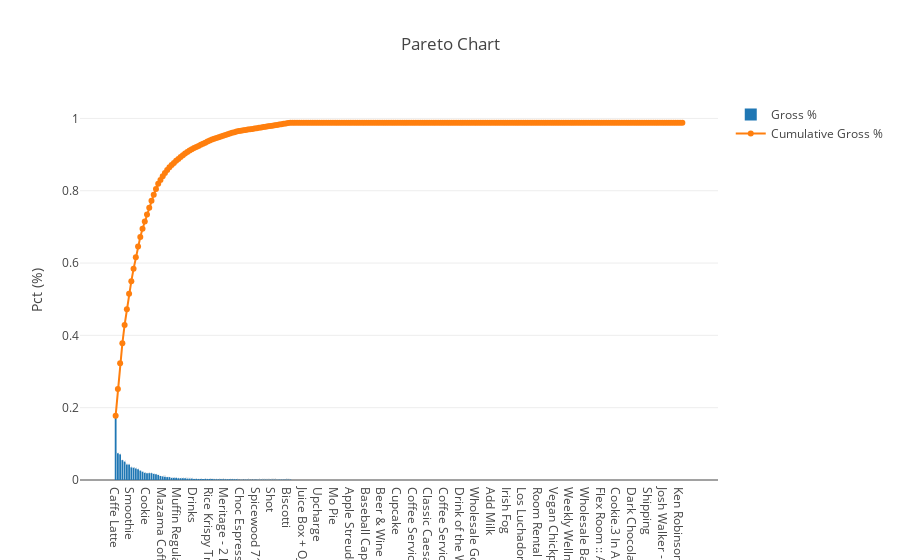

Here is the notebook cell this chart was saved with:
### Code cell
# Create visuals
# Creating trace1
item_trace1 = go.Bar(
                x = total_item.Item,
                y = total_item.Gross_pct,
                name = "Gross %", # legend
                # marker = dict(color = 'rgba(16, 112, 2, 0.8)'), # color
                text = total_item.Item # hover over text
)

# Create trace2
item_trace2 = go.Scatter(
                    x = total_item.Item,
                    y = item_Cuml,
                    mode = "lines+markers",
                    name = "Cumulative Gross %",
                    # text = total_item.Item
)

# Layers of visual
data = [item_trace1 , item_trace2]

# Layout
layout = go.Layout(
                   title = 'Pareto Chart',
                   yaxis = dict(title = 'Pct (%)')
)

fig = go.Figure(data = data, layout = layout)

py.iplot(fig, filename = 'boxplot.html' ) #iplot for inline / plot for new html

### Figure 1 — Plotly figure (JSON) as saved in the notebook; plotly's stock layout.template omitted (floating-point values rounded to 4 significant figures; data arrays with more than 128 entries replaced by an {"elided": "..."} marker saying what was removed)
{"data": [{"name": "Gross %", "text": {"elided": "254 str values"}, "type": "bar", "x": {"elided": "254 str values"}, "y": {"elided": "254 float values"}}, {"mode": "lines+markers", "name": "Cumulative Gross %", "type": "scatter", "x": {"elided": "254 str values"}, "y": {"elided": "254 float values"}}], "layout": {"autosize": true, "title": "Pareto Chart", "xaxis": {"autorange": true, "range": [-24.45, 277.5], "type": "category"}, "yaxis": {"autorange": true, "range": [0, 1.055], "title": "Pct (%)", "type": "linear"}}}
